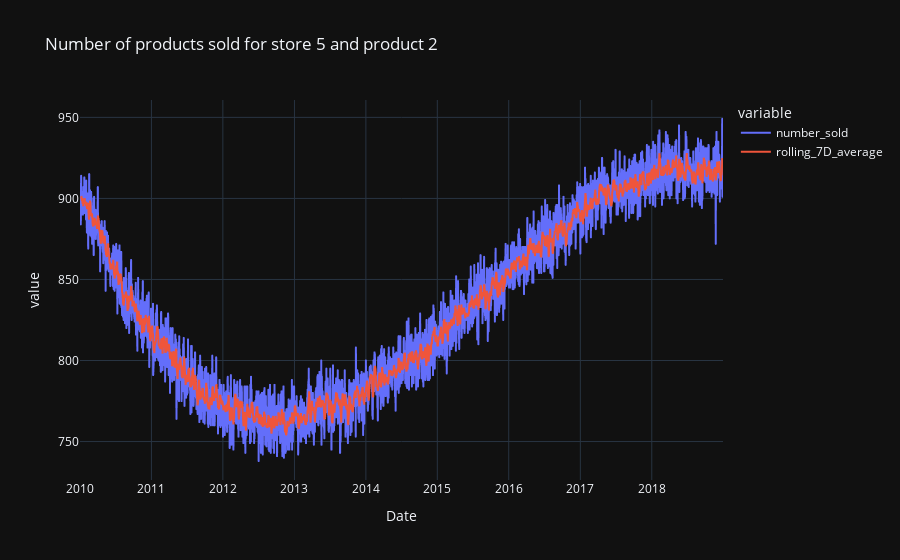

Source (notebook cell):
### Markdown cell above
Visually, a rolling mean has a smoothing effect on any given set of values

### Code cell
#Plotting the time series for a random store and product and the rolling 7D average
random_store, random_product = df['store'].sample(1).values[0],df['product'].sample(1).values[0]
df_ = df[(df['store'] == random_store) & (df['product'] == random_product)]

px.line(df_, 
        x=df_.index, 
        y=['number_sold', 'rolling_7D_average'], 
        title=f'Number of products sold for store {random_store} and product {random_product}')

### Figure 1 — Plotly figure (JSON) as saved in the notebook; plotly's stock layout.template omitted (floating-point values rounded to 4 significant figures; data arrays with more than 128 entries replaced by an {"elided": "..."} marker saying what was removed)
{"data": [{"hovertemplate": "variable=number_sold<br>Date=%{x}<br>value=%{y}<extra></extra>", "legendgroup": "number_sold", "line": {"color": "#636efa", "dash": "solid"}, "marker": {"symbol": "circle"}, "mode": "lines", "name": "number_sold", "showlegend": true, "type": "scattergl", "x": {"elided": "3287 str values"}, "xaxis": "x", "y": {"elided": "3287 int values"}, "yaxis": "y"}, {"hovertemplate": "variable=rolling_7D_average<br>Date=%{x}<br>value=%{y}<extra></extra>", "legendgroup": "rolling_7D_average", "line": {"color": "#EF553B", "dash": "solid"}, "marker": {"symbol": "circle"}, "mode": "lines", "name": "rolling_7D_average", "showlegend": true, "type": "scattergl", "x": {"elided": "3287 str values"}, "xaxis": "x", "y": {"elided": "3287 float values"}, "yaxis": "y"}], "layout": {"legend": {"title": {"text": "variable"}, "tracegroupgap": 0}, "title": {"text": "Number of products sold for store 5 and product 2"}, "xaxis": {"anchor": "y", "domain": [0, 1], "title": {"text": "Date"}}, "yaxis": {"anchor": "x", "domain": [0, 1], "title": {"text": "value"}}}}
